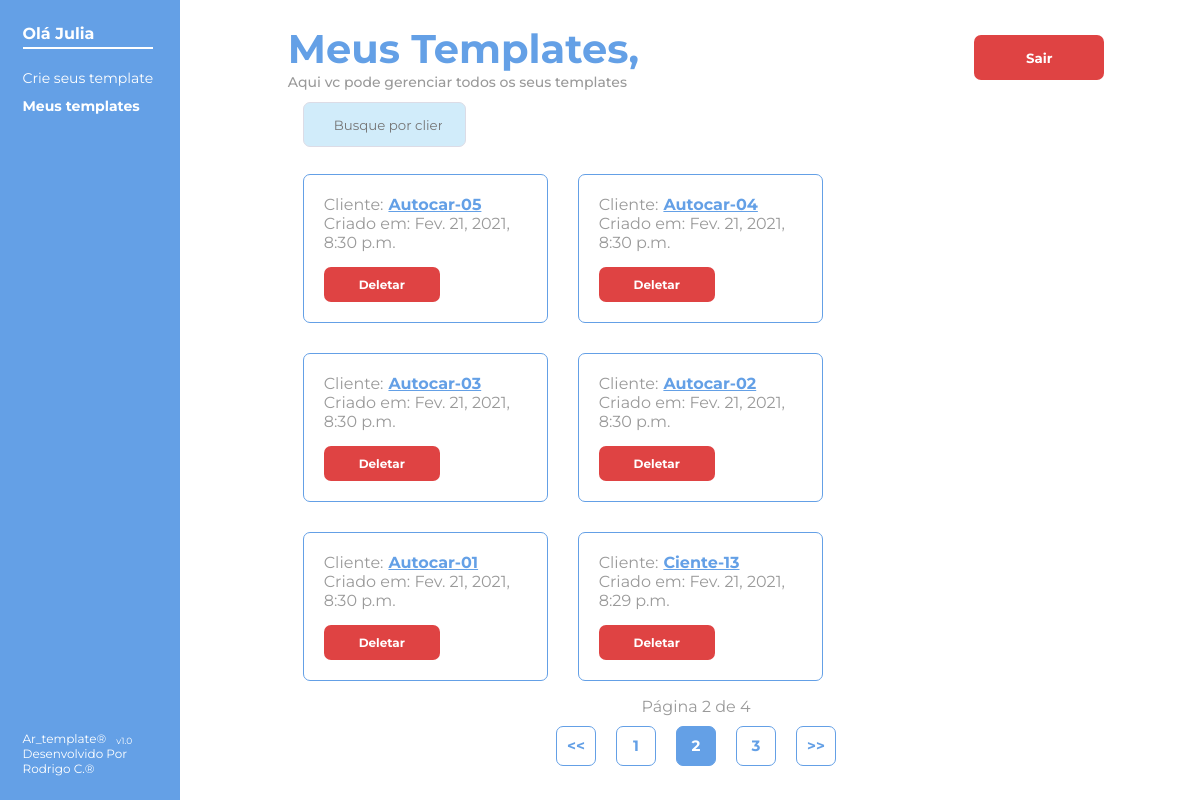
Page /meus_templates/?page=2 (signed in) on the committed database.
### criador_de_template/models.py (models this page shows, shortened)
class Usuario(AbstractUser):
    UF_CHOICES = (
        ('AC', 'Acre'),
        ('AL', 'Alagoas'),
        ('AP', 'Amapá'),
        ('BA', 'Bahia'),
        ('CE', 'Ceará'),
        ('DF', 'Distrito Federal'),
        ('ES', 'Espírito Santo'),
        ('GO', 'Goiás'),
        ('MA', 'Maranão'),
        ('MG', 'Minas Gerais'),
        ('MS', 'Mato Grosso do Sul'),
        ('MT', 'Mato Grosso'),
        ('PA', 'Pará'),
        ('PB', 'Paraíba'),
        ('PE', 'Pernanbuco'),
        ('PI', 'Piauí'),
        ('PR', 'Paraná'),
        ('RJ', 'Rio de Janeiro'),
        ('RN', 'Rio Grande do Norte'),
        ('RO', 'Rondônia'),
        ('RR', 'Roraima'),
        ('RS', 'Rio Grande do Sul'),
        ('SC', 'Santa Catarina'),
        ('SE', 'Sergipe'),
        ('SP', 'São Paulo'),
        ('TO', 'Tocantins')
    )
    celular = models.CharField(max_length=11)
    estado = models.CharField(max_length=20, choices=UF_CHOICES)

class Cliente(models.Model):
    usuario = models.ForeignKey(AUTH_USER_MODEL, on_delete=models.CASCADE)
    cliente = models.CharField(max_length=50, null=False, primary_key=True, blank=False)
    criacao = models.DateTimeField(auto_now=True)

### administracao_clientes/views.py (the view)
@login_required
def meus_templates(request):
    termo_buscado = request.GET.get('pesquisa', None)
    if termo_buscado:
        usuario = Usuario.objects.get(username=request.user)
        lista_de_clientes = usuario.cliente_set.filter(cliente__icontains=termo_buscado).order_by('-criacao')
        paginador = Paginator(lista_de_clientes, 6)
        pagina = request.GET.get('page')
        clientes = paginador.get_page(pagina)
    else:
        usuario = Usuario.objects.get(username=request.user)
        lista_de_clientes = usuario.cliente_set.all().order_by('-criacao')
        paginador = Paginator(lista_de_clientes, 6)
        pagina = request.GET.get('page')
        clientes = paginador.get_page(pagina)
    return render(request, 'meus_templates.html', {'clientes': clientes, 'pesquisa': termo_buscado})

### administracao_clientes/templates/meus_templates.html (shortened to what this page needs)
{% extends 'base.html' %}
{% load static %}
{% load icon %}
{% block content %} <link rel="stylesheet" href="{% static 'estilo/criar_template.css' %}"> {% endblock %}
{% block main %}
<main>
    <div class="container-esquerdo">
        <div class="container-menor-esquerdo">
            <div>
                <h3>Olá {{ user.username.capitalize }}</h3>
                <nav>
                    <ul>
                        <li>
                            <a href="{% url 'cria-template' %}">Crie seus template</a>
                        </li>
                        <li id="nesta-pagina">
                            Meus templates
                        </li>
                    </ul>
                </nav>
            </div>
            <div class="desenvolvido">
                <span>Ar_template® <p> v1.0</p></span>
                <span>Desenvolvido Por Rodrigo C.®</span>
            </div>
        </div>
    </div>
    <div class="container-direito">
        <div class="container-menor-direito">
            <div class="login-cadastro-nome">
                <h2>
                    Meus Templates,
                    <p>Aqui vc pode gerenciar todos os seus templates</p>
                </h2>
                <form  method="post" action="{% url 'sair' %}">
                    <button type="submit" class="btn-red">
                        Sair
                    </button>
                </form>
            </div>
            <form method="GET" class="pesquisa">
                <input id="campodepesquisa" type="search" name="pesquisa" placeholder="Busque por clientes" {% if pesquisa %} value=" {{ pesquisa }} "{% endif %}>
            </form>
            <div class="clientes">
                {% for cliente in clientes %}
                <div class="clientes-itens">
                    <p>Cliente: <b><a href="{% url 'meucliente' cliente.cliente %}"> {{ cliente.cliente }} </a></b> </p>
                    <p>Criado em: {{ cliente.criacao }}</p>
                    <div class="delete">
                        <a href="{% url 'deletar' cliente.cliente %}" class="btn-red"> Deletar</a>
                    </div>
                </div>
                {% endfor %}
            </div>
            <div class="paginador">
                <div>
                    Página {{ clientes.number }} de {{ clientes.paginator.num_pages }}
                </div>
                <div>
                    {% if clientes.has_previous  %}
                    <span>
                        <a href="?page=1"> <<</a>
                    </span>
                    <span>
                        <a href="?page={{ clientes.previous_page_number }}" >{{ clientes.previous_page_number }}</a>
                    </span>
                    {% endif %}
                    <span class="nesta-pagina">
                        {{ clientes.number }}
                    </span>
                    {% if clientes.has_next %}
                    <span>
                        <a href="?page={{ clientes.next_page_number }}">{{ clientes.next_page_number }}</a>
                    </span>
                    <span>
                        <a href="?page={{ clientes.paginator.num_pages }}">>></a>
                    </span>
                    {% endif %}
                </div>
            </div>
        </div>
    </div>
</main>
{% endblock %}

### static/estilo/style_base.css (style rules this page uses)
* { font-family: 'Montserrat' ,'Roboto', sans-serif; color: #9A9A9A; margin: 0px; padding: 0px; box-sizing: border-box; }
body { background-color: #F4F4F4; width: 100%; height: 100vh; display: flex; justify-content: center; align-items: center; }
main { width: 100%; max-width: 100vw; height: 100vh; display: flex; justify-content: space-between; box-shadow: 5px 7px 12px 1px rgba(0, 0, 0, 0.25); background-color: white; align-self: center; flex-wrap: wrap; }
.container-menor-esquerdo, .container-menor-direito { height: 94vh; width: 75%; display: flex; flex-direction: column; justify-content: space-between; align-items: flex-start; }
span { width: 100%; display: flex; align-items: flex-end; justify-content: flex-start; font-size: 18px; }
span p { font-size: 14px; margin-left: 10px; }

### static/estilo/criar_template.css (style rules this page uses)
.container-esquerdo { width: 50%; display: flex; flex-direction: column; align-items: center; justify-content: center; }
.container-esquerdo { background-color: #64A0E6; width: 15vw; }
h3 { font-size: 100%; color: white; border-bottom: 2px solid white; padding-bottom: 4px; margin-bottom: 20px; }
.container-menor-esquerdo { width: 75%; display: flex; flex-direction: column; justify-content: space-between; align-items: flex-start; transition: 2s ease-in-out; }
span { font-size: 12px; color: white; }
span p { font-size: 9px; margin-left: 10px; color: white; }
nav { font-size: 14px; color: white; }
#nesta-pagina { font-size: 14px; color: white; font-weight: 700; }
nav ul { list-style: none; }
nav ul li { display: flex; align-items: center; margin-bottom: 10px; }
ul a { text-decoration: none; color: white; }
.container-direito { width: 84%; display: flex; flex-direction: column; align-items: center; justify-content: center; }
.container-menor-direito { display: flex; width: 81%; flex-direction: column; justify-content: space-between; align-items: center; }
.login-cadastro-nome { width: 100%; display: flex; justify-content: space-between; align-items: center; }
h2 { font-size: 40px; color: #64A0E6; }
h2 p { font-size: 14px; font-weight: 500; }
.btn-red { height: 45px; width: 130px; display: flex; justify-content: center; align-items: center; text-decoration: none; background-color: #DF4343; font-weight: 700; border-radius: 7px; color: white; border: none; }
input { width: 100%; height: 45px; background-color: #d1ecfa; border: 1px solid #dcdce6; border-radius: 7px; padding-left: 3vw; transition: 1s ease-in-out; transition: border , 0.4s; }
.clientes { display: flex; width: 100%; flex-wrap: wrap; min-height: 350px; }
.clientes-itens { width: 30%; margin: 15px; display: flex; flex-direction: column; border: 1px solid #64A0E6; border-radius: 7px; padding: 20px 20px; max-height: 155px; }
.clientes-itens p { display: flex; align-items: center; }
.clientes-itens p b { margin-left: 5px; }
.clientes-itens p b a { color: #64A0E6; }
.clientes-itens .btn-red { width: 116px; height: 35px; margin-top: 15px; font-size: 12px; }
.pesquisa { display: flex; align-self: flex-start; position: relative; align-items: center; width: 40%; margin: 10px 0px 10px 15px; }
input#campodepesquisa { padding-left: 2.5vw; width: 50%; padding-right: 10px; }
.paginador { display: flex; flex-direction: column; }
.paginador div { display: flex; justify-content: space-around; }
.paginador div span { height: 40px; width: 40px; border:1px solid #64A0E6; border-radius: 7px; font-size: 15px; display: flex; align-items: center; justify-content: center; margin: 10px; font-weight: 700; }
span a { text-decoration: none; color: #64A0E6; }
.nesta-pagina { font-weight: 700; color: white; background-color: #64A0E6; }

### rows in the picture
Usuario: username "Julia"
Cliente: cliente "Autocar-05", criacao "Fev. 21, 2021, 8:30 p.m."
Cliente: cliente "Autocar-04", criacao "Fev. 21, 2021, 8:30 p.m."
Cliente: cliente "Autocar-03", criacao "Fev. 21, 2021, 8:30 p.m."
Cliente: cliente "Autocar-02", criacao "Fev. 21, 2021, 8:30 p.m."
Cliente: cliente "Autocar-01", criacao "Fev. 21, 2021, 8:30 p.m."
Cliente: cliente "Ciente-13", criacao "Fev. 21, 2021, 8:29 p.m."

### other values in the picture
{{ clientes.number }} "2"
{{ clientes.paginator.num_pages }} "4"
{{ clientes.previous_page_number }} "1"
{{ clientes.next_page_number }} "3"
